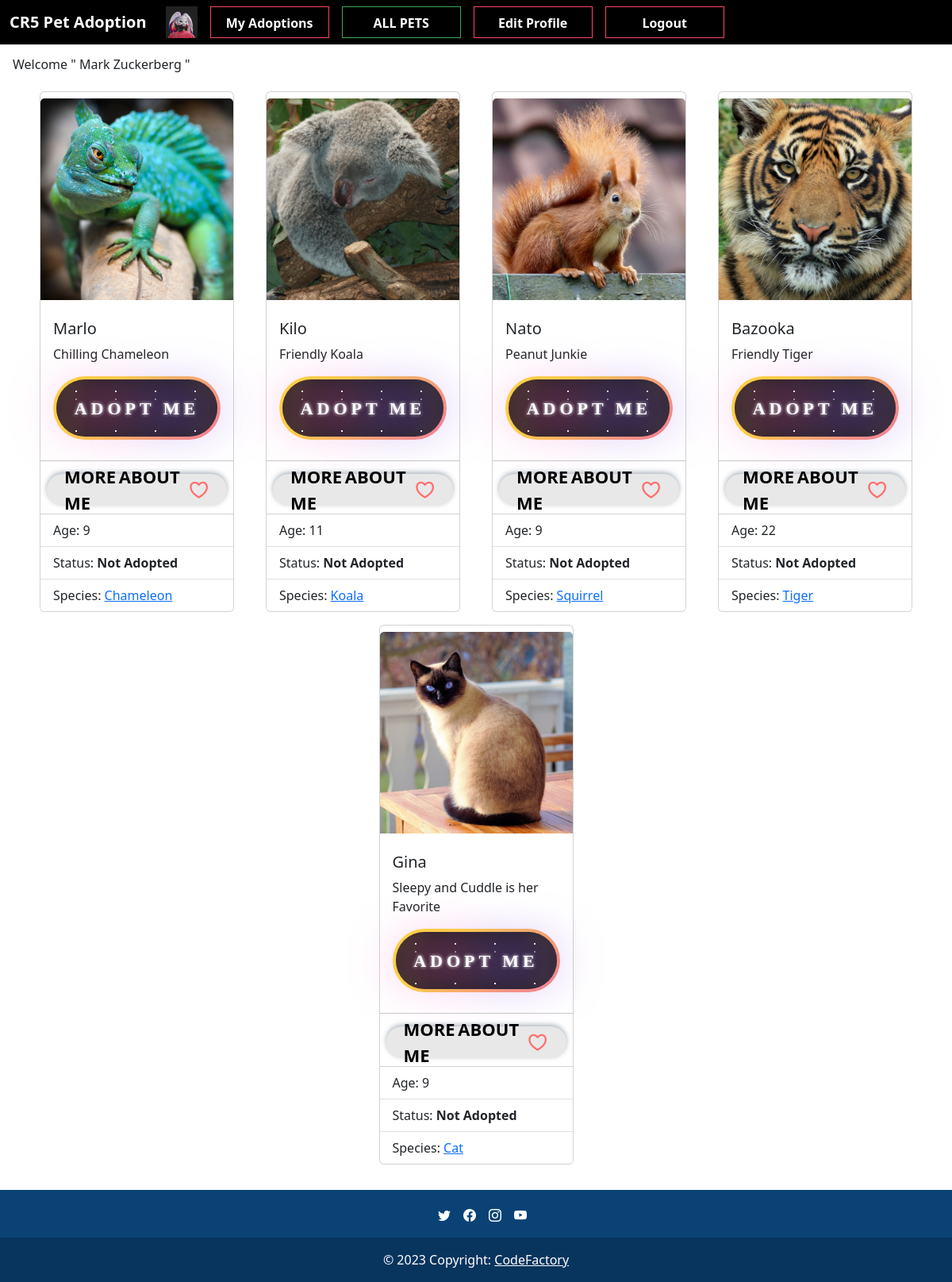
The app's page /senior.php (signed in) with its own data.
### tables this page shows
CREATE TABLE `users` (
  `id` int(11) NOT NULL,
  `first_name` varchar(255) NOT NULL,
  `last_name` varchar(255) NOT NULL,
  `phone` int(255) NOT NULL,
  `adresse` varchar(255) NOT NULL,
  `password` varchar(255) NOT NULL,
  `date_of_birth` date NOT NULL,
  `email` varchar(255) NOT NULL,
  `picture` varchar(255) DEFAULT NULL,
  `status` varchar(4) NOT NULL DEFAULT 'user'
);

CREATE TABLE `animal` (
  `id` int(11) NOT NULL,
  `petname` varchar(200) NOT NULL,
  `picture` varchar(200) NOT NULL,
  `age` int(20) NOT NULL,
  `big_description` varchar(400) NOT NULL,
  `short_description` varchar(200) NOT NULL,
  `breed` varchar(255) NOT NULL,
  `locations` varchar(200) NOT NULL,
  `weights` varchar(200) NOT NULL,
  `species` varchar(200) NOT NULL,
  `gender` varchar(200) NOT NULL,
  `price` int(20) NOT NULL,
  `birth_date` date NOT NULL,
  `status` tinyint(1) NOT NULL,
  `vacc` tinyint(1) NOT NULL,
  `fk_sizeId` int(11) DEFAULT NULL
);

### senior.php (the view, shortened to what this page needs)
<?php
require_once "db_connect.php";
$sql = "SELECT * FROM users WHERE id = {$_SESSION["user"]}";
$result = mysqli_query($connect, $sql);
$row = mysqli_fetch_assoc($result);
$sqlProducts = "SELECT * FROM animal WHERE `age` > 8";
$resultProducts = mysqli_query($connect, $sqlProducts);
$layout = "";
if (mysqli_num_rows($result) > 0) {
    while ($rowProduct = mysqli_fetch_assoc($resultProducts)) {
        $statusLabel = ($rowProduct["status"] == 0) ? "Not Adopted" : "<span style='color: red;'>Adopted</span>";
        $layout .= "
        <div class='container'>
             <div>
       <div class='card my-2 mx-2' style='width: auto;'>
    <img src='pictures/{$rowProduct["picture"]}' class='card-img-top my-2' alt='...'>
        <div class='card-body'>
      <h5 class='card-title'>{$rowProduct["petname"]}</h5>
      <p class='card-text'>{$rowProduct["short_description"]}</p>
    </div>
        <div class='but'><a href='adopt.php?id=" . $rowProduct['id'] . "'class='button4 mx-3'>
    <strong>ADOPT ME</strong>
    <div id='container-stars'>
      <div id='stars'></div>
    </div>
      <div id='glow'>
      <div class='circle'></div>
      <div class='circle'></div>
    </div>
    </a></div>
<hr>
    <div class='but'>
        <a href='pet/details_user.php?id={$rowProduct["id"]}' class='button7 mx-2'>MORE ABOUT ME
        <svg class='empty' xmlns='http://www.w3.org/2000/svg' viewBox='0 0 24 24' width='32' height='32'><path fill='none' d='M0 0H24V24H0z'></path><path d='M16.5 3C19.538 3 22 5.5 22 9c0 7-7.5 11-10 12.5C9.5 20 2 16 2 9c0-3.5 2.5-6 5.5-6C9.36 3 11 4 12 5c1-1 2.64-2 4.5-2zm-3.566 15.604c.881-.556 1.676-1.109 2.42-1.701C18.335 14.533 20 11.943 20 9c0-2.36-1.537-4-3.5-4-1.076 0-2.24.57-3.086 1.414L12 7.828l-1.414-1.414C9.74 5.57 8.576 5 7.5 5 5.56 5 4 6.656 4 9c0 2.944 1.666 5.533 4.645 7.903.745.592 1.54 1.145 2.421 1.7.299.189.595.37.934.572.339-.202.635-.383.934-.571z'></path></svg>
  <svg class='filled' height='32' width='32' viewBox='0 0 24 24' xmlns='http://www.w3.org/2000/svg'><path d='M0 0H24V24H0z' fill='none'></path><path d='M16.5 3C19.538 3 22 5.5 22 9c0 7-7.5 11-10 12.5C9.5 20 2 16 2 9c0-3.5 2.5-6 5.5-6C9.36 3 11 4 12 5c1-1 2.64-2 4.5-2z'></path></svg>
        </a>
           </div>
    <ul class='list-group list-group-flush'>
      <li class='list-group-item'>Age: {$rowProduct["age"]}</li>
      <li class='list-group-item'>Status: <b>{$statusLabel}</b></li>
           <li class='list-group-item'>
    Species: <a href='pet/species_user.php?species={$rowProduct["species"]}'>{$rowProduct["species"]}</a>
</li>
    </ul>
    </div>
  </div>
  </div>";
    }
} else {
    $layout .= "<h4>No Result or No Pets</h4>";
}
?>
<!DOCTYPE html>
<html lang="en">
<head>
    <link href="https://cdn.jsdelivr.net/npm/bootstrap@5.3.0/dist/css/bootstrap.min.css" rel="stylesheet">
    <link rel="stylesheet" href="css/style.css">
    <link rel="stylesheet" href="https://cdn.jsdelivr.net/npm/bootstrap-icons@1.10.2/font/bootstrap-icons.css">
</head>
<body>
    <nav class="navbar navbar-expand-lg bg-black ">
        <div class="container-fluid">
            <a class="navbar-brand text-white" href="home.php"><b>CR5 Pet Adoption</b></a>
            <img src="pictures/<?= $row["picture"] ?>" alt="user pic" width="40" height="40" class="mx-2">
            <div class="collapse navbar-collapse" id="navbarNav">
                <ul class="navbar-nav">
                    <li class="nav-item mx-2">
                        <a class="nav-link text-white btn3" href="myadopt.php">My Adoptions</a>
                    </li>
                    <li class="nav-item mx-2"> <a class="nav-link text-white btn4" href="home.php">ALL PETS</a></li>
                    <li class="nav-item">
                        <a class="nav-link text-white btn3 mx-2" href="update.php?id=<?= $row["id"] ?>">Edit Profile</a>
                    </li>
                    <li class="nav-item">
                        <a class="nav-link text-white btn3 mx-2" href="logout.php?logout">Logout</a>
                    </li>
                </ul>
            </div>
        </div>
    </nav>
    <h6 class="mx-3 my-3">Welcome " <?= $row["first_name"] . " " . $row["last_name"] ?> "</h6>
    <div class="container">
        <div class="row row-cols-lg-4 row-cols-md-3 row-cols-sm-2 row-cols-xs-1">
            <?= $layout ?>
        </div>
    </div>
    <section class="mt-4">
        <footer class="text-center text-white" style="background-color: #0a4275;">
            <div class="container p-1 pb-0">
                <section class="">
                    <p class="d-flex justify-content-center align-items-center">
                    <ul class="nav justify-content-center d-flex">
                        <li class="ms-3"><i class="bi bi-twitter"></i></li>
                        <li class="ms-3"><i class="bi bi-facebook"></i></li>
                        <li class="ms-3"><i class="bi bi-instagram"></i></li>
                        <li class="ms-3"><i class="bi bi-youtube"></i></li>
                    </ul>
                    </p>
                </section>
            </div>
            <div class="text-center p-3" style="background-color: rgba(0, 0, 0, 0.2);">
                © 2023 Copyright:
                <a class="text-white" href="index.php">CodeFactory</a>
            </div>
        </footer>
    </section>
</body>
</html>

### css/style.css (style rules this page uses)
.navbar { color: white; font-weight: 600; transition: 0.3s ease; }
.but { display: flex; justify-content: center; margin-bottom: 10px; }
.btn3 { text-align: center; width: 150px; height: 40px; font-size: 16px; font-weight: 700; text-shadow: 2px 2px 4px #000000; color: white; border: 1px solid rgb(252, 70, 100); cursor: pointer; position: relative; background-color: transparent; text-decoration: none; overflow: hidden; z-index: 1; }
.btn3::before { content: ""; position: absolute; right: 0; top: 0; width: 100%; height: 100%; background-color: rgb(252, 70, 100); transform: translateX(-100%); transition: all .3s; z-index: -1; }
.btn4 { text-align: center; width: 150px; height: 40px; font-size: 16px; font-weight: 700; color: white; border: 1px solid #3aa856; cursor: pointer; text-shadow: 2px 2px 4px #000000; position: relative; background-color: transparent; text-decoration: none; overflow: hidden; z-index: 1; }
.btn4::before { content: ""; position: absolute; right: 0; top: 0; width: 100%; height: 100%; background-color: #3aa856; transform: translateX(-100%); transition: all .3s; z-index: -1; }
.button4 { text-decoration: none; display: flex; justify-content: center; align-items: center; width: 20rem; height: 5rem; background-size: 300% 300%; backdrop-filter: blur(1rem); border-radius: 5rem; transition: 0.5s; animation: gradient_301 5s ease infinite; border: double 4px transparent; background-image: linear-gradient(#212121, #212121), linear-gradient(137.48deg, #ffdb3b 10%, #FE53BB 45%, #8F51EA 67%, #0044ff 87%); background-origin: border-box; background-clip: content-box, border-box; }
#container-stars { position: absolute; z-index: -1; width: 100%; height: 100%; overflow: hidden; transition: 0.5s; backdrop-filter: blur(1rem); border-radius: 5rem; }
strong { z-index: 2; font-family: 'Avalors Personal Use'; font-size: 22px; letter-spacing: 5px; color: #FFFFFF; text-shadow: 0 0 4px white; }
#glow { position: absolute; display: flex; width: 12rem; }
.circle { width: 100%; height: 30px; filter: blur(2rem); animation: pulse_3011 4s infinite; z-index: -1; }
.circle:nth-of-type(1) { background: rgba(254, 83, 186, 0.636); }
.circle:nth-of-type(2) { background: rgba(142, 81, 234, 0.704); }
#stars { position: relative; background: transparent; width: 200rem; height: 200rem; }
#stars::after { content: ""; position: absolute; top: -10rem; left: -100rem; width: 100%; height: 100%; animation: animStarRotate 90s linear infinite; }
#stars::after { background-image: radial-gradient(#ffffff 1px, transparent 1%); background-size: 50px 50px; }
#stars::before { content: ""; position: absolute; top: 0; left: -50%; width: 170%; height: 500%; animation: animStar 60s linear infinite; }
#stars::before { background-image: radial-gradient(#ffffff 1px, transparent 1%); background-size: 50px 50px; opacity: 0.5; }
.button7 { display: flex; height: 2rem; width: 18rem; font-weight: 600; font-size: 22px; color: black; justify-content: center; align-items: center; padding: 20px 22px 20px 22px; box-shadow: rgba(10, 37, 64, 0.35) 0px -2px 6px 0px; background-color: #e8e8e8; text-decoration: none; border-radius: 35px; transition: transform 400ms cubic-bezier(.68, -0.55, .27, 2.5), border-color 400ms ease-in-out, background-color 400ms ease-in-out; word-spacing: -2px; }
.filled, .empty { fill: rgb(255, 110, 110); transition: opacity 100ms ease-in-out; }

### records on screen
users: picture (picture), first_name "Mark", last_name "Zuckerberg"
animal: picture (picture), petname "Marlo", short_description "Chilling Chameleon", age "9", status "Not Adopted", species "Chameleon"
animal: picture (picture), petname "Kilo", short_description "Friendly Koala", age "11", status "Not Adopted", species "Koala"
animal: picture (picture), petname "Nato", short_description "Peanut Junkie", age "9", status "Not Adopted", species "Squirrel"
animal: picture (picture), petname "Bazooka", short_description "Friendly Tiger", age "22", status "Not Adopted", species "Tiger"
animal: picture (picture), petname "Gina", short_description "Sleepy and Cuddle is her Favorite", age "9", status "Not Adopted", species "Cat"
